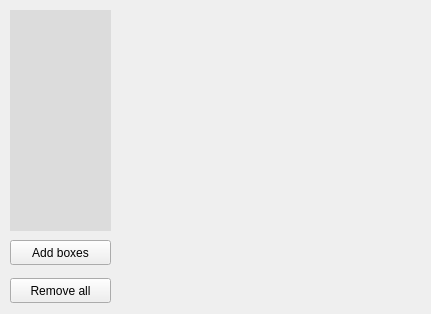
<?xml version="1.0" encoding="UTF-8"?>
<ui version="4.0">
 <class>Dialog_stackedProfilBoxes</class>
 <widget class="QDialog" name="Dialog_stackedProfilBoxes">
  <property name="geometry">
   <rect>
    <x>0</x>
    <y>0</y>
    <width>431</width>
    <height>314</height>
   </rect>
  </property>
  <property name="minimumSize">
   <size>
    <width>431</width>
    <height>314</height>
   </size>
  </property>
  <property name="maximumSize">
   <size>
    <width>431</width>
    <height>314</height>
   </size>
  </property>
  <property name="baseSize">
   <size>
    <width>431</width>
    <height>314</height>
   </size>
  </property>
  <property name="windowTitle">
   <string>Box edition</string>
  </property>
  <widget class="QPushButton" name="pushButton_addBox">
   <property name="enabled">
    <bool>true</bool>
   </property>
   <property name="geometry">
    <rect>
     <x>10</x>
     <y>240</y>
     <width>101</width>
     <height>25</height>
    </rect>
   </property>
   <property name="focusPolicy">
    <enum>Qt::NoFocus</enum>
   </property>
   <property name="text">
    <string>Add boxes</string>
   </property>
   <property name="autoDefault">
    <bool>true</bool>
   </property>
  </widget>
  <widget class="Widget_stackedprofilbox_edit" name="widget_stackedProfBox_edit" native="true">
   <property name="geometry">
    <rect>
     <x>120</x>
     <y>10</y>
     <width>301</width>
     <height>251</height>
    </rect>
   </property>
   <property name="sizePolicy">
    <sizepolicy hsizetype="Fixed" vsizetype="Fixed">
     <horstretch>0</horstretch>
     <verstretch>0</verstretch>
    </sizepolicy>
   </property>
  </widget>
  <widget class="QStackedWidget" name="stackedWidget_aboutBoxesList">
   <property name="geometry">
    <rect>
     <x>10</x>
     <y>10</y>
     <width>101</width>
     <height>221</height>
    </rect>
   </property>
   <property name="currentIndex">
    <number>0</number>
   </property>
   <widget class="QWidget" name="page_empty_addingBox">
    <widget class="QLabel" name="label">
     <property name="enabled">
      <bool>true</bool>
     </property>
     <property name="geometry">
      <rect>
       <x>0</x>
       <y>0</y>
       <width>101</width>
       <height>221</height>
      </rect>
     </property>
     <property name="styleSheet">
      <string notr="true">background-color: rgb(220, 220, 220);
border-color: rgb(200, 200, 200);</string>
     </property>
     <property name="text">
      <string/>
     </property>
    </widget>
   </widget>
   <widget class="QWidget" name="page_with_boxesList">
    <widget class="QTableView" name="tableView_boxesList">
     <property name="geometry">
      <rect>
       <x>0</x>
       <y>0</y>
       <width>101</width>
       <height>221</height>
      </rect>
     </property>
     <property name="horizontalScrollBarPolicy">
      <enum>Qt::ScrollBarAlwaysOff</enum>
     </property>
     <property name="editTriggers">
      <set>QAbstractItemView::NoEditTriggers</set>
     </property>
     <property name="tabKeyNavigation">
      <bool>true</bool>
     </property>
     <property name="dragDropOverwriteMode">
      <bool>false</bool>
     </property>
     <property name="alternatingRowColors">
      <bool>false</bool>
     </property>
     <property name="selectionMode">
      <enum>QAbstractItemView::SingleSelection</enum>
     </property>
     <property name="selectionBehavior">
      <enum>QAbstractItemView::SelectRows</enum>
     </property>
     <attribute name="horizontalHeaderVisible">
      <bool>false</bool>
     </attribute>
     <attribute name="horizontalHeaderDefaultSectionSize">
      <number>180</number>
     </attribute>
     <attribute name="verticalHeaderVisible">
      <bool>false</bool>
     </attribute>
    </widget>
   </widget>
  </widget>
  <widget class="QPushButton" name="pushButton_removeAllBoxes">
   <property name="enabled">
    <bool>true</bool>
   </property>
   <property name="geometry">
    <rect>
     <x>10</x>
     <y>278</y>
     <width>101</width>
     <height>25</height>
    </rect>
   </property>
   <property name="focusPolicy">
    <enum>Qt::NoFocus</enum>
   </property>
   <property name="text">
    <string>Remove all</string>
   </property>
  </widget>
 </widget>
 <customwidgets>
  <customwidget>
   <class>Widget_stackedprofilbox_edit</class>
   <extends>QWidget</extends>
   <header>widget_stackedprofilbox_edit.h</header>
   <container>1</container>
  </customwidget>
 </customwidgets>
 <tabstops>
  <tabstop>tableView_boxesList</tabstop>
  <tabstop>pushButton_addBox</tabstop>
  <tabstop>pushButton_removeAllBoxes</tabstop>
 </tabstops>
 <resources/>
 <connections/>
</ui>
